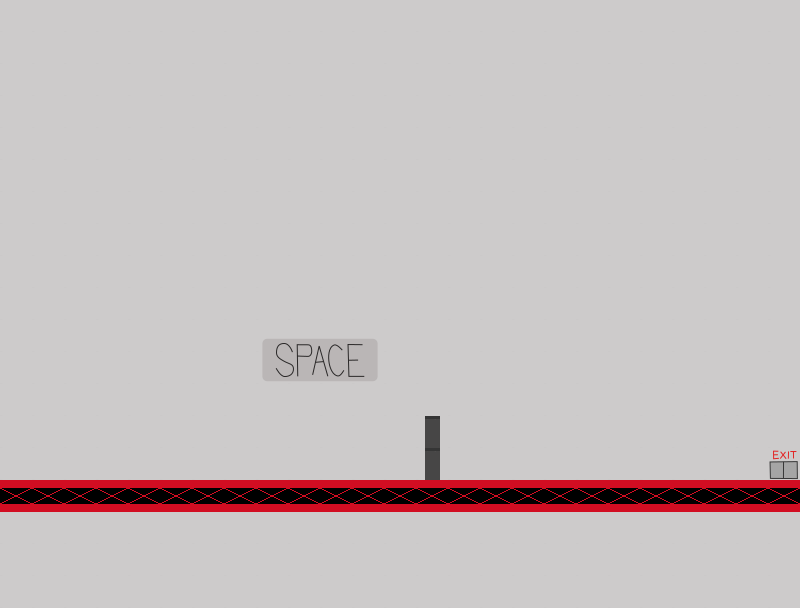

The image is a tile-based game level rendered from a .tmx file. Its description and complete source (layers, tilesets, objects, tile grids) follow:
An orthogonal 25x19 tile map with 32x32 px tiles, 3 tile layers (background, foreground, inst), 4 tilesets and 8 objects (player, goal).

<map version="1.0" orientation="orthogonal" renderorder="right-down" width="25" height="19" tilewidth="32" tileheight="32" nextobjectid="101">
 <tileset firstgid="1" name="factory_tilesheet" tilewidth="32" tileheight="32" tilecount="15" columns="5">
  <image source="factory_tilesheet.png" width="160" height="96" />
 </tileset>
 <tileset firstgid="16" name="inst" tilewidth="32" tileheight="48" tilecount="4" columns="4">
  <image source="left_right_buttons.png" width="128" height="48" />
 </tileset>
 <tileset firstgid="20" name="space" tilewidth="32" tileheight="48" tilecount="4" columns="4">
  <image source="space.png" width="128" height="48" />
 </tileset>
 <tileset firstgid="24" name="exit" tilewidth="32" tileheight="32" tilecount="1" columns="1">
  <image source="exit.png" width="32" height="32" />
 </tileset>
 <layer name="background" width="25" height="19">
  <data encoding="csv">
7,7,7,7,7,7,7,7,7,7,7,7,7,7,7,7,7,7,7,7,7,7,7,7,7,
7,7,7,7,7,7,7,7,7,7,7,7,7,7,7,7,7,7,7,7,7,7,7,7,7,
7,7,7,7,7,7,7,7,7,7,7,7,7,7,7,7,7,7,7,7,7,7,7,7,7,
7,7,7,7,7,7,7,7,7,7,7,7,7,7,7,7,7,7,7,7,7,7,7,7,7,
7,7,7,7,7,7,7,7,7,7,7,7,7,7,7,7,7,7,7,7,7,7,7,7,7,
7,7,7,7,7,7,7,7,7,7,7,7,7,7,7,7,7,7,7,7,7,7,7,7,7,
7,7,7,7,7,7,7,7,7,7,7,7,7,7,7,7,7,7,7,7,7,7,7,7,7,
7,7,7,7,7,7,7,7,7,7,7,7,7,7,7,7,7,7,7,7,7,7,7,7,7,
7,7,7,7,7,7,7,7,7,7,7,7,7,7,7,7,7,7,7,7,7,7,7,7,7,
7,7,7,7,7,7,7,7,7,7,7,7,7,7,7,7,7,7,7,7,7,7,7,7,7,
7,7,7,7,7,7,7,7,7,7,7,7,7,7,7,7,7,7,7,7,7,7,7,7,7,
7,7,7,7,7,7,7,7,7,7,7,7,7,7,7,7,7,7,7,7,7,7,7,7,7,
7,7,7,7,7,7,7,7,7,7,7,7,7,7,7,7,7,7,7,7,7,7,7,7,7,
7,7,7,7,7,7,7,7,7,7,7,7,7,7,7,7,7,7,7,7,7,7,7,7,7,
7,7,7,7,7,7,7,7,7,7,7,7,7,7,7,7,7,7,7,7,7,7,7,7,7,
7,7,7,7,7,7,7,7,7,7,7,7,7,7,7,7,7,7,7,7,7,7,7,7,7,
7,7,7,7,7,7,7,7,7,7,7,7,7,7,7,7,7,7,7,7,7,7,7,7,7,
7,7,7,7,7,7,7,7,7,7,7,7,7,7,7,7,7,7,7,7,7,7,7,7,7,
7,7,7,7,7,7,7,7,7,7,7,7,7,7,7,7,7,7,7,7,7,7,7,7,7
</data>
 </layer>
 <layer name="foreground" width="25" height="19">
  <data encoding="csv">
0,0,0,0,0,0,0,0,0,0,0,0,0,0,0,0,0,0,0,0,0,0,0,0,0,
0,0,0,0,0,0,0,0,0,0,0,0,0,0,0,0,0,0,0,0,0,0,0,0,0,
0,0,0,0,0,0,0,0,0,0,0,0,0,0,0,0,0,0,0,0,0,0,0,0,0,
0,0,0,0,0,0,0,0,0,0,0,0,0,0,0,0,0,0,0,0,0,0,0,0,0,
0,0,0,0,0,0,0,0,0,0,0,0,0,0,0,0,0,0,0,0,0,0,0,0,0,
0,0,0,0,0,0,0,0,0,0,0,0,0,0,0,0,0,0,0,0,0,0,0,0,0,
0,0,0,0,0,0,0,0,0,0,0,0,0,0,0,0,0,0,0,0,0,0,0,0,0,
0,0,0,0,0,0,0,0,0,0,0,0,0,0,0,0,0,0,0,0,0,0,0,0,0,
0,0,0,0,0,0,0,0,0,0,0,0,0,0,0,0,0,0,0,0,0,0,0,0,0,
0,0,0,0,0,0,0,0,0,0,0,0,0,0,0,0,0,0,0,0,0,0,0,0,0,
0,0,0,0,0,0,0,0,0,0,0,0,0,0,0,0,0,0,0,0,0,0,0,0,0,
0,0,0,0,0,0,0,0,0,0,0,0,0,0,0,0,0,0,0,0,0,0,0,0,0,
0,0,0,0,0,0,0,0,0,0,0,0,0,0,0,0,0,0,0,0,0,0,0,0,0,
0,0,0,0,0,0,0,0,0,0,0,0,0,6,0,0,0,0,0,0,0,0,0,0,0,
0,0,0,0,0,0,0,0,0,0,0,0,0,6,0,0,0,0,0,0,0,0,0,0,24,
3,3,3,3,3,3,3,3,3,3,3,3,3,3,3,3,3,3,3,3,3,3,3,3,3,
0,0,0,0,0,0,0,0,0,0,0,0,0,0,0,0,0,0,0,0,0,0,0,0,0,
0,0,0,0,0,0,0,0,0,0,0,0,0,0,0,0,0,0,0,0,0,0,0,0,0,
0,0,0,0,0,0,0,0,0,0,0,0,0,0,0,0,0,0,0,0,0,0,0,0,0
</data>
 </layer>
 <objectgroup name="collision">
  <object id="44" name="player" x="23.6667" y="391.667" width="28" height="30">
   <properties>
    <property name="sensor" type="bool" value="false" />
   </properties>
  </object>
  <object id="90" name="goal" x="768" y="448" width="32" height="32">
   <properties>
    <property name="collidable" type="bool" value="true" />
    <property name="sensor" type="bool" value="true" />
    <property name="type" value="goal" />
   </properties>
  </object>
  <object id="91" x="0" y="480">
   <properties>
    <property name="collidable" type="bool" value="true" />
    <property name="type" value="floor" />
   </properties>
   <polyline points="0,0 800,0" />
  </object>
  <object id="94" x="0" y="0">
   <properties>
    <property name="collidable" type="bool" value="true" />
    <property name="type" value="bounds" />
   </properties>
   <polyline points="0,0 0,736 800,736 800,0" />
  </object>
  <object id="96" x="-388" y="640">
   <properties>
    <property name="collidable" type="bool" value="true" />
    <property name="type" value="killbox" />
   </properties>
   <polyline points="0,0 1476,0" />
  </object>
  <object id="98" x="425" y="416" width="10.1695">
   <properties>
    <property name="collidable" type="bool" value="true" />
    <property name="type" value="floor" />
   </properties>
   <polyline points="0,0 15,0" />
  </object>
  <object id="99" x="425" y="416" width="47.7042" rotation="90">
   <properties>
    <property name="collidable" type="bool" value="true" />
    <property name="type" value="wall" />
   </properties>
   <polyline points="0,0 70.3636,0" />
  </object>
  <object id="100" x="440" y="416" width="47.7042" rotation="90">
   <properties>
    <property name="collidable" type="bool" value="true" />
    <property name="type" value="wall" />
   </properties>
   <polyline points="0,0 70.3636,0" />
  </object>
 </objectgroup>
 <layer name="inst" width="25" height="19">
  <data encoding="csv">
0,0,0,0,0,0,0,0,0,0,0,0,0,0,0,0,0,0,0,0,0,0,0,0,0,
0,0,0,0,0,0,0,0,0,0,0,0,0,0,0,0,0,0,0,0,0,0,0,0,0,
0,0,0,0,0,0,0,0,0,0,0,0,0,0,0,0,0,0,0,0,0,0,0,0,0,
0,0,0,0,0,0,0,0,0,0,0,0,0,0,0,0,0,0,0,0,0,0,0,0,0,
0,0,0,0,0,0,0,0,0,0,0,0,0,0,0,0,0,0,0,0,0,0,0,0,0,
0,0,0,0,0,0,0,0,0,0,0,0,0,0,0,0,0,0,0,0,0,0,0,0,0,
0,0,0,0,0,0,0,0,0,0,0,0,0,0,0,0,0,0,0,0,0,0,0,0,0,
0,0,0,0,0,0,0,0,0,0,0,0,0,0,0,0,0,0,0,0,0,0,0,0,0,
0,0,0,0,0,0,0,0,0,0,0,0,0,0,0,0,0,0,0,0,0,0,0,0,0,
0,0,0,0,0,0,0,0,0,0,0,0,0,0,0,0,0,0,0,0,0,0,0,0,0,
0,0,0,0,0,0,0,0,0,0,0,0,0,0,0,0,0,0,0,0,0,0,0,0,0,
0,0,0,0,0,0,0,0,20,21,22,23,0,0,0,0,0,0,0,0,0,0,0,0,0,
0,0,0,0,0,0,0,0,0,0,0,0,0,0,0,0,0,0,0,0,0,0,0,0,0,
0,0,0,0,0,0,0,0,0,0,0,0,0,0,0,0,0,0,0,0,0,0,0,0,0,
0,0,0,0,0,0,0,0,0,0,0,0,0,0,0,0,0,0,0,0,0,0,0,0,0,
0,0,0,0,0,0,0,0,0,0,0,0,0,0,0,0,0,0,0,0,0,0,0,0,0,
0,0,0,0,0,0,0,0,0,0,0,0,0,0,0,0,0,0,0,0,0,0,0,0,0,
0,0,0,0,0,0,0,0,0,0,0,0,0,0,0,0,0,0,0,0,0,0,0,0,0,
0,0,0,0,0,0,0,0,0,0,0,0,0,0,0,0,0,0,0,0,0,0,0,0,0
</data>
 </layer>
</map>
